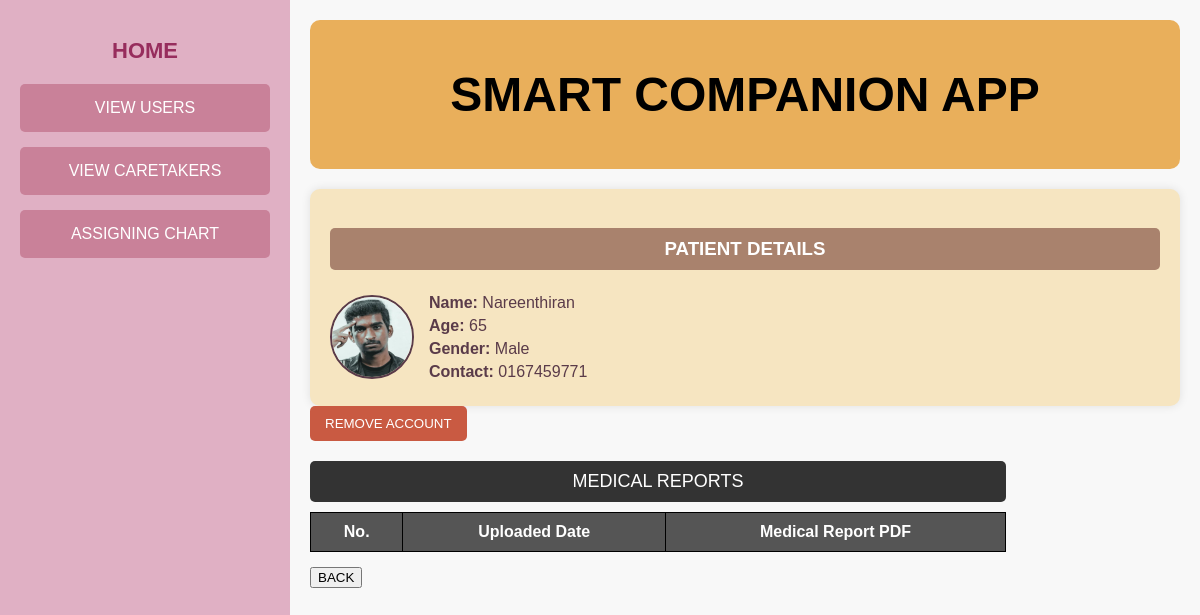
/aviewuserprofile?p_id=1, run on an earlier commit of the app's database.
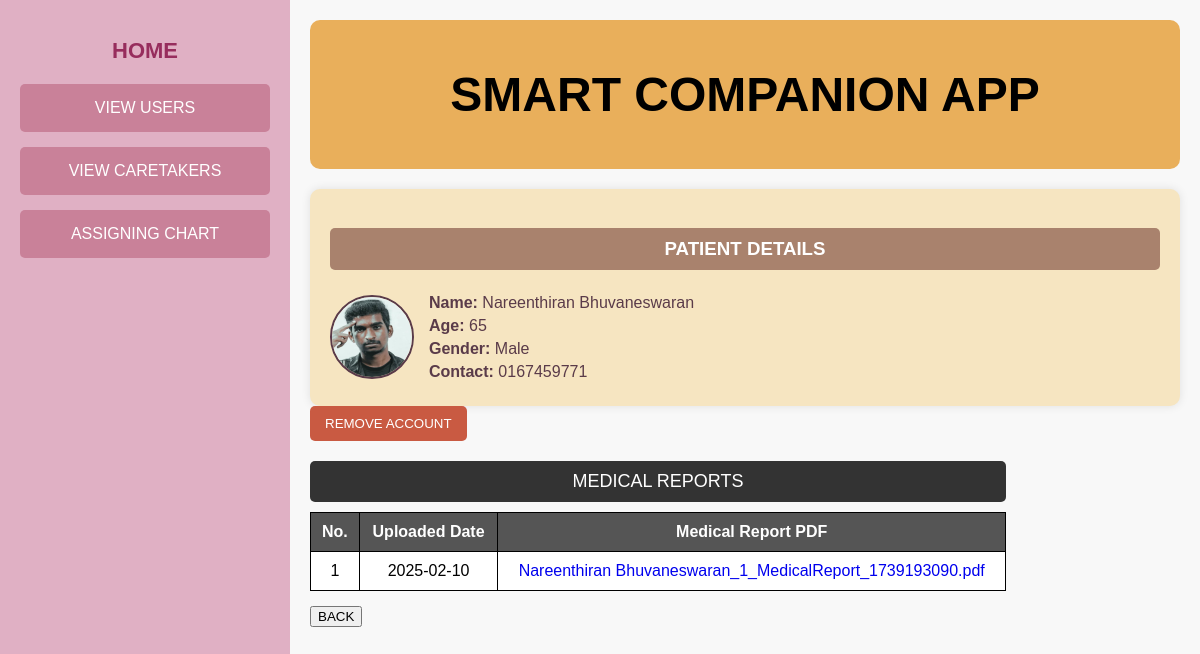
And on a later commit of the database.
### tables this page shows
CREATE TABLE user (
            id INTEGER PRIMARY KEY AUTOINCREMENT,
            name TEXT NOT NULL,
            age TEXT NOT NULL,
            gender TEXT NOT NULL,
            username TEXT NOT NULL,
            password TEXT NOT NULL,
            ph_num TEXT NOT NULL
        );

CREATE TABLE medical_data (
            id INTEGER PRIMARY KEY AUTOINCREMENT,
            name TEXT NOT NULL,
            user_id TEXT NOT NULL,
            uploaded_date TEXT NOT NULL,
            pdf_name TEXT NOT NULL
        );

### app.py (the view)
@app.route("/aviewuserprofile", methods=["GET", "POST"])
def aviewfuserprofile():
    db = get_db()
    cursor = db.cursor()
    user_id = request.args.get('p_id')
    cursor.execute('SELECT * FROM user WHERE id = ?',(user_id,))
    user = cursor.fetchone()
    str_user_id =  str(user[0])
    cursor.execute('SELECT * FROM medical_data WHERE user_id = ?',(user_id,))
    report = cursor.fetchall()
    db.close()
    with open("static/img_log/user/"+ str_user_id + ".txt", "r") as file:
        image_name = str(file.read())
        image_url= url_for('static', filename='uploads/'+ image_name )
    return render_template("Admin/viewuserprofile.html", user=user, image_url=image_url, image_name=image_name, report=report)

### app.py (called while the page is built)
def get_db():
    if 'db' not in g:
        g.db = sqlite3.connect('project.db')
        g.db.row_factory = sqlite3.Row
    return g.db

### templates/Admin/viewuserprofile.html (shortened to what this page needs)
<!DOCTYPE html>
<html lang="en">
<head>
    <link rel="stylesheet" href="static/profile.css">
</head>
<body>
    <div class="container">
        <div class="sidebar">
            <a href="{{ url_for('admin') }}"><h2>HOME</h2></a>
            <a href="{{ url_for('aviewusers') }}"><button class="nav-btn">VIEW USERS</button></a>
            <a href="{{ url_for('aviewcare') }}"><button class="nav-btn">VIEW CARETAKERS</button></a>
            <a href="{{ url_for('assign') }}"><button class="nav-btn">ASSIGNING CHART</button></a>
        </div>
        <div class="profile-section">
            <div class="header">
                <h1>SMART COMPANION APP</h1>
            </div>
            <div class="profile-card">
                <h3>PATIENT DETAILS</h3>
                 <div class="profile-content">
                    <img src="{{ image_url }}" alt="Profile Picture" class="profile-img">
                    <div class="profile-details">
                        <p><strong>Name:</strong> {{ user['name'] }}</p>
                        <p><strong>Age:</strong> {{ user['age'] }}</p>
                        <p><strong>Gender:</strong> {{ user['gender'] }}</p>
                        <p><strong>Contact:</strong> {{ user['ph_num'] }}</p>
                    </div>
                </div>
            </div>
            <button class="remove-btn"  onclick="OpenPopup()">REMOVE ACCOUNT</button>
             <div class="contacts-section">
                <div class="top-bar">
                    <div class="contacts-title">MEDICAL REPORTS</div>
                </div>
                <div class="medical-table-container">
                    <table class="contacts-table">
                        <thead>
                            <tr>
                                <th>No.</th>
                                <th>Uploaded Date</th>
                                <th>Medical Report PDF</th>
                            </tr>
                        </thead>
                        <tbody>
                            {% for reports in report %}
                            <tr>
                                <td>{{ loop.index }}</td>
                                <td>{{ reports[3] }}</td>
                                <td><a href="{{ url_for('static', filename='report/user/' + reports[4]) }}" target="_blank">{{ reports[4] }}</a></td>
                            </tr>
                            {% endfor %}
                        </tbody>
                    </table>
                </div>
            <div class="buttons">
                <a href="{{ url_for('aviewusers') }}"><button class="back-btn">BACK</button></a>
            </div>
        </div>
    </div>
</body>
</html>

### static/profile.css (style rules this page uses)
body { font-family: Arial, sans-serif; background-color: #f8f8f8; margin: 0; padding: 0; }
.container { display: flex; height: 100vh; }
.sidebar { width: 250px; background-color: #e0b0c4; padding: 20px; text-align: center; }
a { text-decoration: none; }
.sidebar h2 { color: #972d5d; font-size: 22px; margin-bottom: 20px; font-weight: bold; text-decoration: none; transition: color 0.3s ease; }
.nav-btn { display: block; width: 100%; padding: 15px; margin-bottom: 15px; background-color: #c98199; border: none; color: white; font-size: 16px; cursor: pointer; border-radius: 5px; }
.contacts-section { width: 80%; margin-top: 20px; text-align: center; }
.contacts-title { background-color: #333; color: white; padding: 10px; border-radius: 5px; font-size: 18px; }
.contacts-table { width: 100%; margin-top: 10px; border-collapse: collapse; background-color: white; }
.contacts-table th, .contacts-table td { border: 1px solid black; padding: 10px; text-align: center; }
.contacts-table th { background-color: #555; color: white; }
.profile-section { flex-grow: 1; padding: 20px; }
.header { background-color: #e9af5b; padding: 15px; text-align: center; font-size: 24px; font-weight: bold; border-radius: 10px; }
.profile-card { background-color: #f6e5c1; padding: 20px; border-radius: 10px; margin-top: 20px; box-shadow: 0 0 10px rgba(0, 0, 0, 0.1); }
.profile-card h3 { background-color: #a9826d; color: white; text-align: center; padding: 10px; border-radius: 5px; }
.profile-content { display: flex; align-items: center; margin-top: 15px; }
.profile-img { width: 80px; height: 80px; border-radius: 50%; margin-right: 15px; border: 2px solid #5a3b49; }
.profile-details p { font-size: 16px; color: #5a3b49; margin: 5px 0; }
.buttons { display: flex; justify-content: space-between; align-items: center; margin-top: 15px; }
.remove-btn { background-color: #c95a42; color: white; padding: 10px 15px; border: none; border-radius: 5px; cursor: pointer; }

What changed in the data, as far as the page shows it:
changed user "Male": name "Nareenthiran" → "Nareenthiran Bhuvaneswaran"
added medical_data: uploaded_date "2025-02-10", pdf_name "Nareenthiran Bhuvaneswaran_1_MedicalReport_1739193090.pdf"
